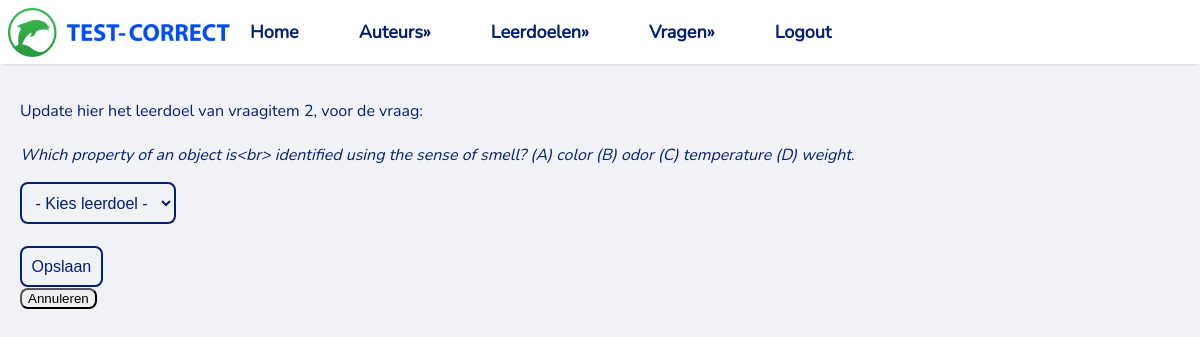
Page /leerdoelen/edit/2 on the earlier database version.
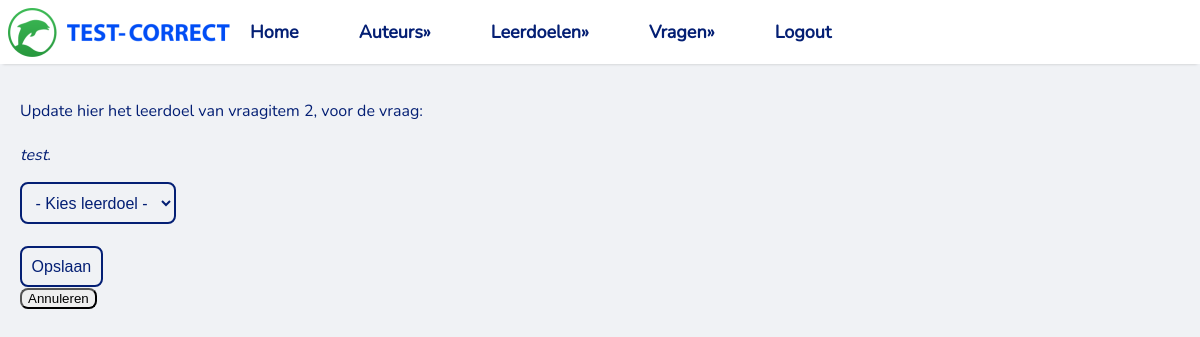
Same page on the later database version.
### tables this page shows
CREATE TABLE `vragen` (
  `id` integer NOT NULL
,  `leerdoel` integer DEFAULT NULL
,  `vraag` text NOT NULL
,  `auteur` integer DEFAULT NULL
);

### app.py (the view)
@app.route("/leerdoelen/edit/<id>")
def update_leerdoel(id=None):
    tables = dbm.get_table_list()
    rows, column_names = dbm.get_leerdoelen()
    dropdown_leerdoel = dbm.dropdown_leerdoelen()
    vraag_id = dbm.get_vraag_id(id)
    return render_template("update_invalid_leerdoelen.html", id=id, dropdown_leerdoelen=dropdown_leerdoel, rows=rows,
                           column_names=column_names, table_list=tables, vraag_id=vraag_id)

### lib/tablemodel.py (called while the page is built)
    def get_table_list(self):
        cursor = sqlite3.connect(self.database_file).cursor()
        cursor.execute("SELECT name FROM sqlite_master WHERE type='table'")
        tables = [table[0] for table in cursor.fetchall()]
        return tables

    def get_leerdoelen(self):
        cursor = sqlite3.connect(self.database_file).cursor()
        cursor.execute(f"SELECT * FROM vragen WHERE leerdoel NOT IN(SELECT id FROM leerdoelen)")
        leerdoelen_table_headers = [column_name[0] for column_name in cursor.description]
        leerdoelen_table_content = cursor.fetchall()
        return leerdoelen_table_content, leerdoelen_table_headers

    def dropdown_leerdoelen(self):
        cursor = sqlite3.connect(self.database_file).cursor()
        cursor.execute(f"SELECT * FROM leerdoelen")
        leerdoelen_list = cursor.fetchall()
        return leerdoelen_list

    def get_vraag_id(self, id):
        cursor = sqlite3.connect(self.database_file).cursor()
        cursor.execute("SELECT vraag FROM vragen WHERE id = ?;", (id,))
        vraag = cursor.fetchone()[0]
        return vraag

### templates/update_invalid_leerdoelen.html (shortened to what this page needs)
<!DOCTYPE html>
<html lang="en">
<head>
    <link rel="stylesheet" href="/static/basic.css" type="text/css">
</head>
<body>
{% include "Navbar.html" %}
<main>
    <p>
        Update hier het leerdoel van vraagitem {{ id }}, voor de vraag:
        <br/>
        <br/>
        <i>{{ vraag_id }}</i>.
    </p>
            <div>
                <div>
                    <form action="/leerdoelen/edit/choose/<id>" method="post">
                        <select name="update_leerdoel" id="leerdoelen">
                            <option>
                                - Kies leerdoel -
                            </option>
                        </select>
                    <br/> <br/>
                    <input type="submit" value="Opslaan">
                    </form>
                    <a href="/leerdoelen_invalid"><button>Annuleren</button></a>
                </div>
            </div>
</main>

Differences in the rows shown:
changed vragen: vraag "Which property of an object is<br> identified using the sense of smell? (A) color (B) odor (C) temperature (D) weight" → "test"
